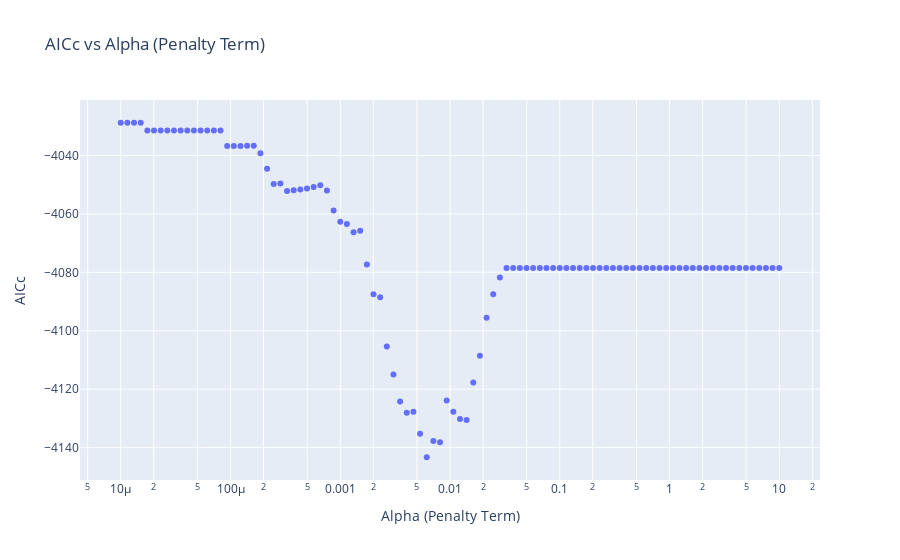

Write notebook code for a chart like this one.
### Code cell
fig = px.scatter(x=alphas, y=aiccs, log_x=True,
                 title='AICc vs Alpha (Penalty Term)',
                 labels={'x': 'Alpha (Penalty Term)', 'y': 'AICc'})

# Show the interactive plot
fig.show()
